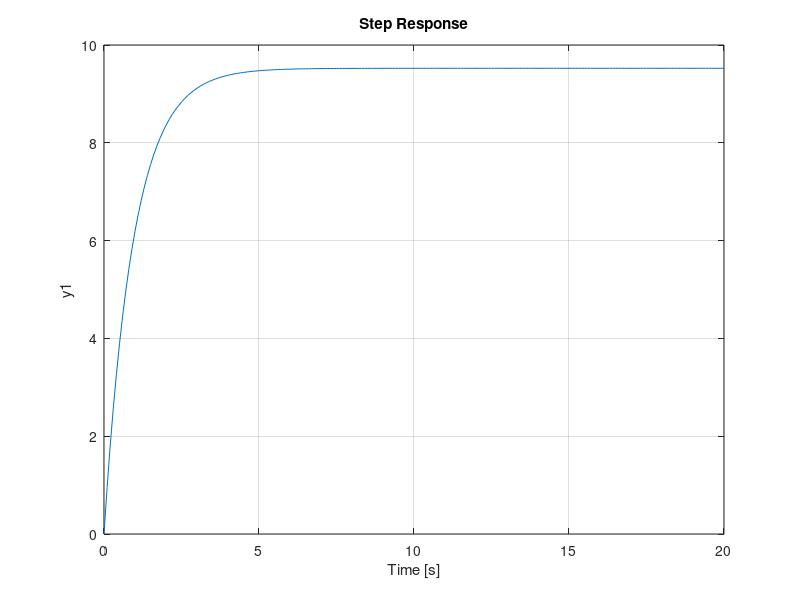
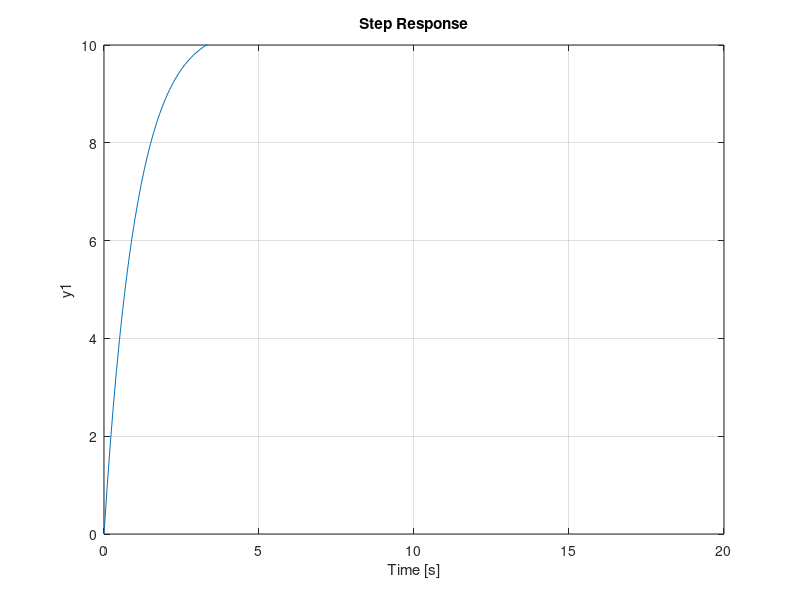
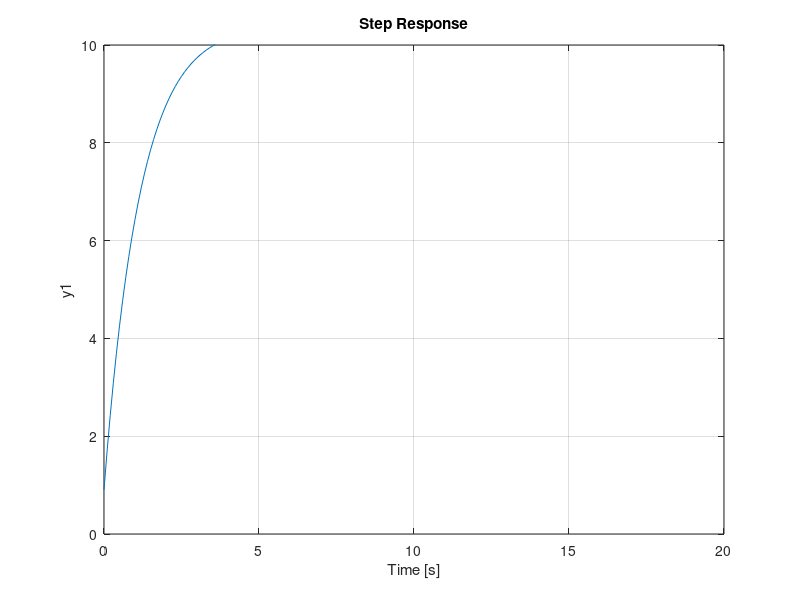

These charts were generated, in order, by the following MATLAB code:
if exist('OCTAVE_VERSION', 'builtin')
    pkg load control;
end

Kp = 1;
Ki = 1;
Kd = 1;

s = tf('s');
C = Kp + Ki/s + Kd*s;

C = pid(Kp, Ki, Kd);

%=========================================%

m = 1000;
b = 50;
r = 10;

s = tf('s');
P_cruise = 1/(m*s + b);
t = 0:0.1:20;

%=========================================%

Kp = 1000;
C = pid(Kp);
T = feedback(C*P_cruise, 1);

figure
step(r*T,t)
axis([0 20  0 10])

%=========================================%

Kp = 1000;
Ki = 100;
C = pid(Kp,Ki);

T = feedback(C*P_cruise, 1);

figure
step(r*T, t)
axis([0 20 0 10])

%=========================================%

Kp = 1000;
Ki = 100;
Kd = 100;
C = pid(Kp, Ki, Kd);

T = feedback(C*P_cruise, 1);

figure
step(r*T, t)
axis([0 20 0 10])
